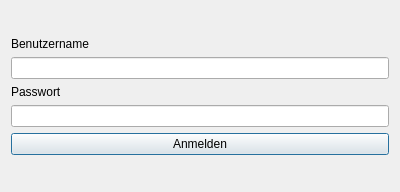
<?xml version="1.0" encoding="UTF-8"?>
<ui version="4.0">
 <class>Dialog</class>
 <widget class="QDialog" name="Dialog">
  <property name="geometry">
   <rect>
    <x>0</x>
    <y>0</y>
    <width>400</width>
    <height>192</height>
   </rect>
  </property>
  <property name="windowTitle">
   <string>Anmeldung</string>
  </property>
  <layout class="QVBoxLayout" name="verticalLayout_2">
   <item>
    <spacer name="verticalSpacer_2">
     <property name="orientation">
      <enum>Qt::Vertical</enum>
     </property>
     <property name="sizeHint" stdset="0">
      <size>
       <width>20</width>
       <height>40</height>
      </size>
     </property>
    </spacer>
   </item>
   <item>
    <widget class="QLabel" name="label">
     <property name="text">
      <string>Benutzername</string>
     </property>
    </widget>
   </item>
   <item>
    <widget class="QLineEdit" name="username_edit"/>
   </item>
   <item>
    <widget class="QLabel" name="label_2">
     <property name="text">
      <string>Passwort</string>
     </property>
    </widget>
   </item>
   <item>
    <widget class="QLineEdit" name="password_edit">
     <property name="echoMode">
      <enum>QLineEdit::Password</enum>
     </property>
    </widget>
   </item>
   <item>
    <widget class="QPushButton" name="login_button">
     <property name="text">
      <string>Anmelden</string>
     </property>
    </widget>
   </item>
   <item>
    <spacer name="verticalSpacer">
     <property name="orientation">
      <enum>Qt::Vertical</enum>
     </property>
     <property name="sizeHint" stdset="0">
      <size>
       <width>20</width>
       <height>40</height>
      </size>
     </property>
    </spacer>
   </item>
  </layout>
 </widget>
 <resources/>
 <connections/>
</ui>
